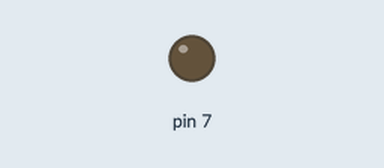
Simulated run of this sketch. Board: Arduino Uno, built with avr-gcc and run on an emulated ATmega328P. On the bench: output pins drawn as LEDs (lit = HIGH).

Above: at 1.0 s.
At 12.0 s:
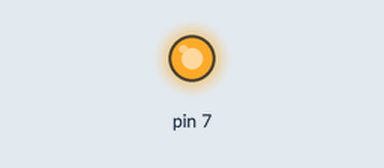
Timing chart, 0 to 13.3 s (numbered marks = the images above):
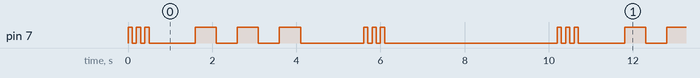

Measured:
- by itself, pin 7: repeats every 10.2 s: 2 × (LOW 0.10 s, HIGH 0.10 s), LOW 1.1 s, 2 × (HIGH 0.50 s, LOW 0.50 s), HIGH 0.50 s, LOW 1.5 s, 2 × (HIGH 0.10 s, LOW 0.10 s), HIGH 0.10 s, LOW 4.1 s, HIGH 0.10 s
- by itself, everything shown: repeats every 10.2 s, in 18 steps

The sketch:

morse-code-intro.ino
```cpp
//- 1) What delay value can you use to make it blink the fastest. Answer is inbetween 1-100.
//  2) Short blink -> delay 100 ms, After a letter -> 1000 ms, At the end of a word -> 3000 ms
//  3) Create morse code for FOX
//  4) Create morse code for your name

void setup() {
  pinMode(7,OUTPUT);
}


void loop() {

  //- First letter (3 dots)
  digitalWrite(7,HIGH);
  delay(100);
  digitalWrite(7,LOW);
  delay(100);

  digitalWrite(7,HIGH);
  delay(100);
  digitalWrite(7,LOW);
  delay(100);

  digitalWrite(7,HIGH);
  delay(100);
  digitalWrite(7,LOW);
  delay(100);

  //- 1 second delay after a letter
  delay(1000);

  //- Second letter (3 dashes)
  digitalWrite(7,HIGH);
  delay(500);
  digitalWrite(7,LOW);
  delay(500);

  digitalWrite(7,HIGH);
  delay(500);
  digitalWrite(7,LOW);
  delay(500);

  digitalWrite(7,HIGH);
  delay(500);
  digitalWrite(7,LOW);
  delay(500);

  delay(1000);

  //- Third letter (3 dots)
  digitalWrite(7,HIGH);
  delay(100);
  digitalWrite(7,LOW);
  delay(100);

  digitalWrite(7,HIGH);
  delay(100);
  digitalWrite(7,LOW);
  delay(100);

  digitalWrite(7,HIGH);
  delay(100);
  digitalWrite(7,LOW);
  delay(100);

  delay(1000);

  //- the end of the word
  delay(3000);


}
```
